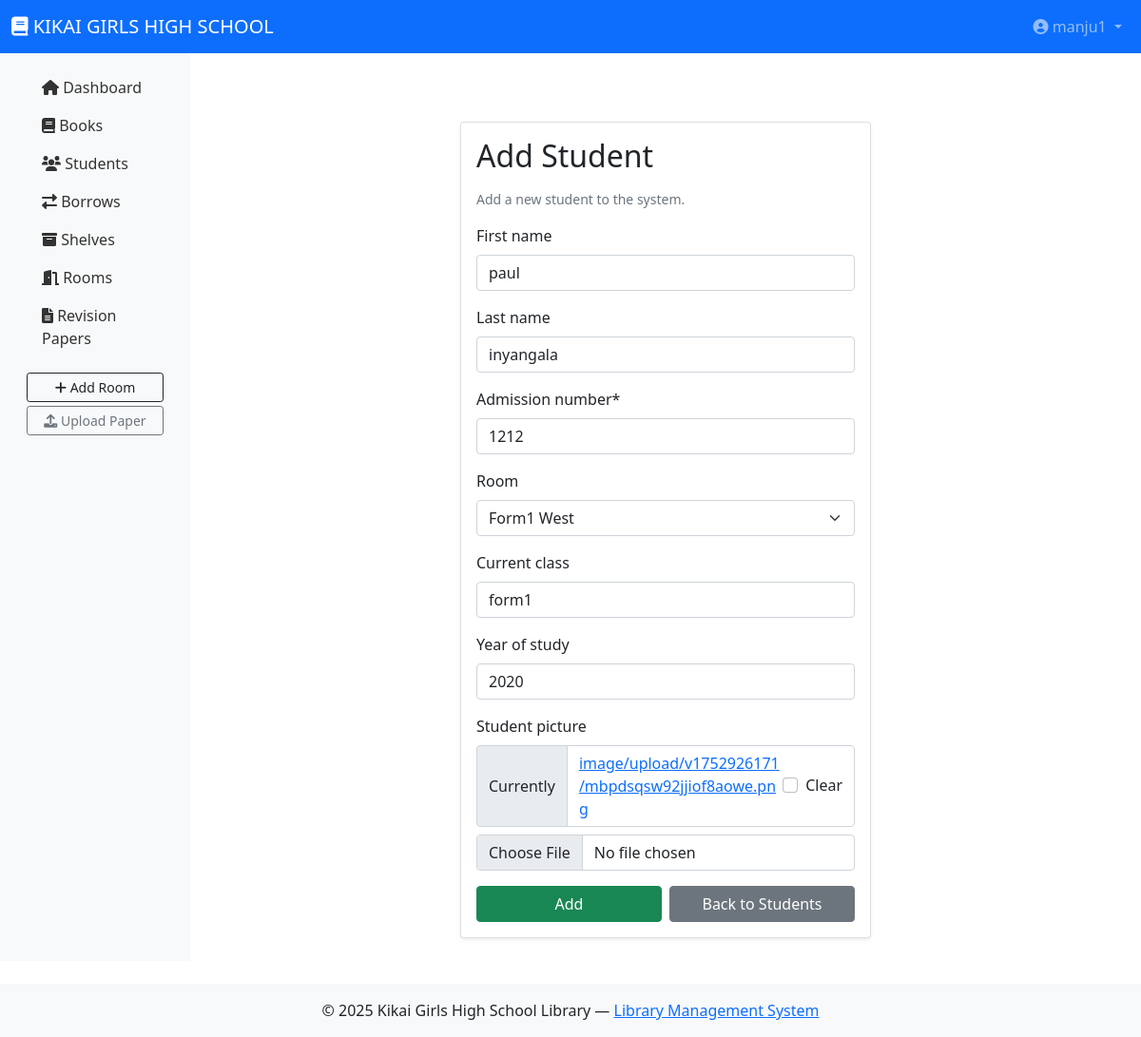
/library/students/edit/1/ (signed in), run on the app's committed database.
### library/models.py (models this page shows, shortened)
class Student(models.Model):
    first_name = models.CharField(max_length=255, null=True, blank=True)
    last_name = models.CharField(max_length=255, null=True, blank=True)
    admission_number = models.PositiveIntegerField(unique=True)
    student_id = models.CharField(max_length=20, unique=True, editable=False, blank=True)
    year_of_study = models.PositiveIntegerField(null=True, blank=True)  # New field
    current_class = models.CharField(max_length=50, null=True, blank=True)  # New field
    room = models.ForeignKey(Room, on_delete=models.PROTECT, related_name="students", null=True, blank=True)
    student_picture = models.ImageField(upload_to='student_pictures/', blank=True, null=True)
    created = models.DateTimeField(auto_now_add=True)

### library/views.py (the view)
# urls.py: path('students/edit/<int:pk>/', views.student_edit, name='student_edit'),
@login_required
def student_edit(request, pk):
    student = get_object_or_404(Student, pk=pk)
    if request.method == 'POST':
        form = StudentForm(request.POST, request.FILES, instance=student)
        if form.is_valid():
            form.save()
            messages.success(request, "Student updated successfully.")
            return render(request, 'registration/loading.html', {"redirect_url": reverse("student_list")})
    else:
        form = StudentForm(instance=student)
    return render(request, 'students/student_form.html', {'form': form, 'edit_mode': True, 'student': student})

### library/forms.py
class StudentForm(forms.ModelForm):
    class Meta:
        model = Student
        fields = [
            'first_name',
            'last_name',
            'admission_number',
            'room',
            'current_class',
            'year_of_study',
            'student_picture'
        ]

### library/models.py (called while the page is built)
    def __str__(self):
        return f"{self.form} {self.stream}"

### templates/students/student_form.html (shortened to what this page needs)
{% extends 'base.html' %}
{% load crispy_forms_tags %}
{% block content %}
<div class="container mt-5" style="max-width: 480px;">
    <div class="card shadow-sm">
        <div class="card-body">
            <h2 class="mb-3">{% if instance.id %}Edit Student{% else %}Add Student{% endif %}</h2>
            {% if instance.id %}
                <p class="text-muted small mb-3">Editing student: <strong>{{ instance.first_name }} {{ instance.last_name }}</strong></p>
            {% else %}
                <p class="text-muted small mb-3">Add a new student to the system.</p>
            {% endif %}
            <form method="post" autocomplete="off" enctype="multipart/form-data">
                {{ form|crispy }}
                <div class="d-flex gap-2 mt-3">
                    <button type="submit" class="btn btn-success w-50">{% if instance.id %}Update{% else %}Add{% endif %}</button>
                    <a href="{% url 'student_list' %}" class="btn btn-secondary w-50">Back to Students</a>
                </div>
            </form>
        </div>
    </div>
</div>
{% endblock %}

### templates/base.html (shortened to what this page needs)
<!doctype html>
<html lang="en">
<head>
  <link href="https://cdn.jsdelivr.net/npm/bootstrap@5.1.3/dist/css/bootstrap.min.css" rel="stylesheet">
  <link href="https://cdnjs.cloudflare.com/ajax/libs/font-awesome/6.0.0/css/all.min.css" rel="stylesheet">
</head>
<body>
  {% if user.is_authenticated %}
  <nav class="navbar navbar-expand-lg navbar-dark bg-primary">
    <div class="container-fluid">
      <a class="navbar-brand" href="{% url 'dashboard' %}">
        <i class="fas fa-book"></i> KIKAI GIRLS HIGH SCHOOL
      </a>
      <div class="collapse navbar-collapse">
        <ul class="navbar-nav ms-auto">
          <li class="nav-item dropdown">
            <a class="nav-link dropdown-toggle" href="#" id="profileDropdown" role="button" data-bs-toggle="dropdown">
              <i class="fas fa-user-circle"></i> {{ user.username }}
            </a>
          </li>
        </ul>
      </div>
    </div>
  </nav>
  {% endif %}
  <div class="container-fluid">
    <div class="row">
      {% if user.is_authenticated %}
      <nav class="col-lg-2 d-none d-lg-block sidebar py-3">
        {% include 'includes/sidebar_links.html' %}
      </nav>
      {% endif %}
      <main class="{% if user.is_authenticated %}col-lg-10{% else %}col-12{% endif %} main-content">
        {% block content %}{% endblock %}
      </main>
    </div>
  </div>
  <footer class="bg-light text-center py-3 mt-4">
    © {% now "Y" %} Kikai Girls High School Library —
    <a href="#">Library Management System</a>
  </footer>
</body>
</html>

### templates/base.html (style rules this page uses)
.sidebar { background-color: #f8f9fa; min-height: 100vh; }
.main-content { padding: 1.5rem; }

### data on the page
Student: first_name "paul", last_name "inyangala", admission_number "1212", room "Form1 West", current_class "form1", year_of_study "2020"

### other printed values
{{ user.username }} "manju1"
